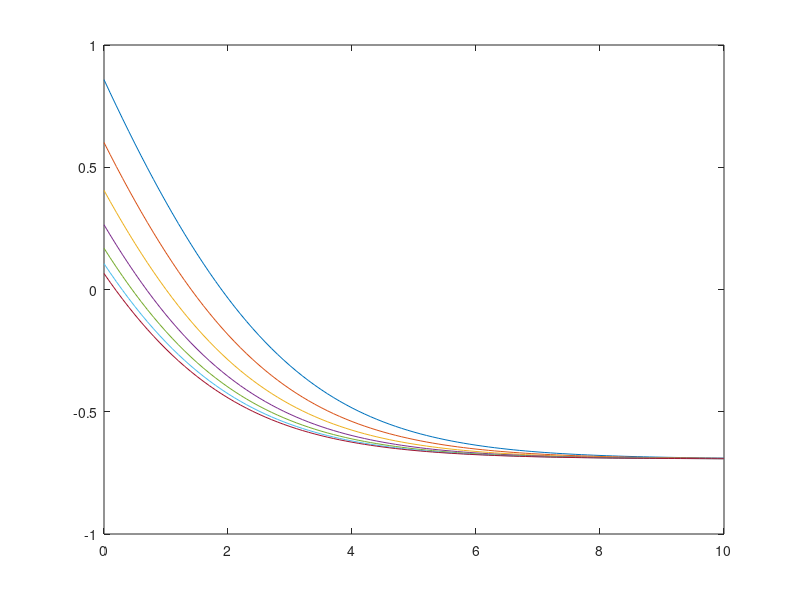

Write MATLAB code to recreate this figure. (Note: this script raises an error after producing the figure.)
%% Figure 11(A) from Knies, Lorca, and Melo (2021)
% Calculates welfare for Figures 8(A) and 8(B) using the choice aversion
% model for varying kappa at particular values of x
% Last Updated: August 2021

%% Welfare for Figure 8(A)
% Using Choice Aversion Model
clear all
clc 

% Based on Braess_A.pdf
% Route 1  = a1 + a2
% Route 2 = a3 + a4
% a1 = a4 = x, a2 = a3 = 1

% Kappa is the penalty term for the log of outgoing edge set cardinality
kap = 0:0.1:10;
sizekap = length(kap);
samplex = 0:0.5:3.0;
sizex = length(samplex);
Welfarebefore = zeros(sizex,sizekap);
% Theta is the parameter on the cost function
theta = 1;
% Letting x vary from 0 to 3.
x=0;
i=1;
while x<=3.0


% Route costs
c1 = x+1;
c2 = 1+x;

% Route utilities
u1 = -theta*c1;
u2 = -theta*c2;

% Choice set size for each route

Aj1=2*1*1;
Aj2=2*1*1;


% Route probabilities
P1 = exp(u1)./(((Aj1/Aj1).^kap).*exp(u1)+((Aj1/Aj2).^kap).*exp(u2));
P2 = exp(u2)./(((Aj2/Aj1).^kap).*exp(u1)+((Aj2/Aj2).^kap).*exp(u2));
P = P1+P2;

% Welfare calculation
Welfarebefore(i,:) = log((exp(u1)./((Aj1).^kap)) + (exp(u2)./((Aj2).^kap)));
x = x+0.5;
i = i+1;
end
% % plots route choice probabilities
% figure
% p = plot(x,P1,x,P2);
% p(1).LineWidth = 2;
% p(2).LineWidth = 2;
% p(2).LineStyle = ':';
% legend({'Route 1','Route 2'},'Location','southwest')
% xlabel('x')
% ylabel('Choice Probabilities P_i')

save Figure11A.mat Welfarebefore

%% Welfare for Figure 8(B)
% Using Choice Aversion Model
clear all
clc  

% Based on Braess_B.pdf
% Route 1  = a1 + a2
% Route 2 = a3 + a4
% Route 3 = a1 + a5 + a4
% a1 = a4 = x, a2 = a3 = 1, a5 = 0
% Letting x vary from 0.5 to 3.
% If x = 0.5, c3 = 1 < 1.5 = c1 = c2
% If x = 1, c3 = 2 = c1 = c2
% If x = 1.5, c3 = 3 > 2.5 = c1 = c2
% If x = 3, c3 = 6 > 4 = c1 = c2
% Kappa is the penalty term for the log of outgoing edge set cardinality
kap = 0:0.1:10;
sizekap = length(kap);
samplex = 0:0.5:3.0;
sizex = length(samplex);
Welfareafter = zeros(sizex,sizekap);
% Theta is the parameter on the cost function
theta = 1;
% Letting x vary from 0 to 3.
x=0;
i=1;
while x<=3.0

% Route costs
c1 = x+1;
c2 = 1+x;
c3 = x+0+x;

% Route utilities
u1 = -theta*c1;
u2 = -theta*c2;
u3 = -theta*c3;

% Choice set size for each route

Aj1=2*2*1;
Aj2=2*1*1;
Aj3=2*2*1;


% Route probabilities
P1 = exp(u1)./(((Aj1/Aj1).^kap).*exp(u1)+((Aj1/Aj2).^kap).*exp(u2)+((Aj1/Aj3).^kap).*exp(u3));
P2 = exp(u2)./(((Aj2/Aj1).^kap).*exp(u1)+((Aj2/Aj2).^kap).*exp(u2)+((Aj2/Aj3).^kap).*exp(u3));
P3 = exp(u3)./(((Aj3/Aj1).^kap).*exp(u1)+((Aj3/Aj2).^kap).*exp(u2)+((Aj3/Aj3).^kap).*exp(u3));
P = P1+P2+P3;

% Welfare calculation
Welfareafter(i,:) = log((exp(u1)./((Aj1).^kap)) + (exp(u2)./((Aj2).^kap)) + (exp(u3)./((Aj3).^kap)));
x = x+0.5;
i = i+1;
end
% % plots route choice probabilities
% figure
% p = plot(x,P1,x,P2,x,P3);
% p(1).LineWidth = 2;
% p(2).LineWidth = 2;
% p(3).LineWidth = 2;
% legend({'Route 1','Route 2','Route 3'},'Location','southwest')
% xlabel('x')
% ylabel('Choice Probabilities P_i')

save('Figure11A.mat','Welfareafter','-append')

%% Welfare Change
load Figure11A.mat
Difference = Welfareafter - Welfarebefore;
PercentChange = Difference./abs(Welfarebefore);

% Figure 11(A)
figure
r = plot(kap,Difference(1,:),kap,Difference(2,:),kap,Difference(3,:),kap,Difference(4,:),kap,Difference(5,:),kap,Difference(6,:),kap,Difference(7,:));
r(1).LineWidth = 2;
r(2).LineWidth = 2;
r(3).LineWidth = 2;
r(4).LineWidth = 2;
r(5).LineWidth = 2;
r(6).LineWidth = 2;
r(7).LineWidth = 2;
legend({'x=0','x=0.5','x=1','x=1.5','x=2','x=2.5','x=3'},'Location','northeast')
xlabel('\kappa')
ylabel('Difference in Welfare')


